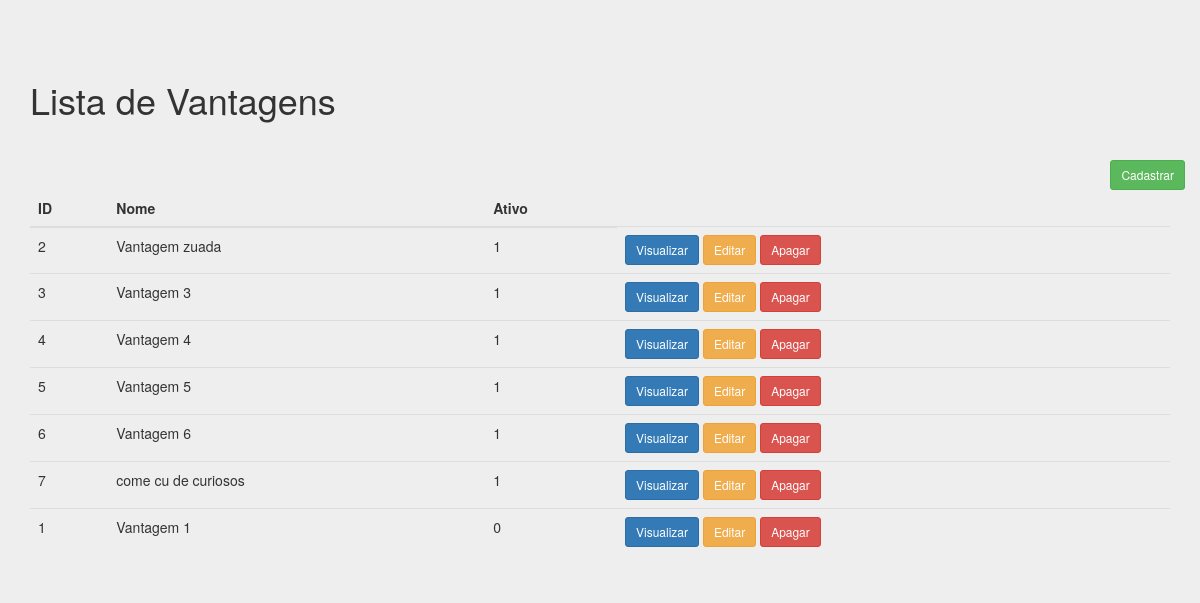
Screenshot of /adm/listar_vantagem.php with the database file from the repository.
### tables this page shows
CREATE TABLE `vantagens` (
  `id_vantagem` int(11) NOT NULL,
  `desc_vantagem` varchar(200) DEFAULT 'Vantagem',
  `flag_vantagem_ativo` int(11) DEFAULT '1',
  `id_clube` int(11) NOT NULL
);

### adm/listar_vantagem.php (the view, shortened to what this page needs)
<!DOCTYPE html>
<html lang="pt-br">
  <head>
    <link href="css/bootstrap.min.css" rel="stylesheet">
    <link href="css/signin.css" rel="stylesheet">
  </head>
<?php
	include_once("conexao.php");
	$resultado=mysqli_query($conectar,"SELECT * FROM vantagens ORDER BY flag_vantagem_ativo DESC");
?>
<div class="container theme-showcase" role="main">
  <div class="page-header">
	<h1>Lista de Vantagens</h1>
  </div>
  <div class="row espaco">
		<div class="pull-right">
			<a href="administrativo.php?link=32"><button type='button' class='btn btn-sm btn-success'>Cadastrar</button></a>
		</div>
	</div>
  <div class="row">
	<div class="col-md-12">
	  <table class="table">
		<thead>
		  <tr>
			<th>ID</th>
			<th>Nome</th>
			<th>Ativo</th>
		  </tr>
		</thead>
		<tbody>
			<?php
				while($linhas = mysqli_fetch_array($resultado)){
					echo "<tr>";
						echo "<td>".$linhas['id_vantagem']."</td>";
						echo "<td>".$linhas['desc_vantagem']."</td>";
						echo "<td>".$linhas['flag_vantagem_ativo']."</td>";
						?>
						<td>
						<a href='administrativo.php?link=33&id=<?php echo $linhas['id_vantagem']; ?>'><button type='button' class='btn btn-sm btn-primary'>Visualizar</button></a>
						<a href='administrativo.php?link=34&id=<?php echo $linhas['id_vantagem']; ?>'><button type='button' class='btn btn-sm btn-warning'>Editar</button></a>
						<a href='processa/proc_apagar_vantagem.php?id=<?php echo $linhas['id_vantagem']; ?>'><button type='button' class='btn btn-sm btn-danger'>Apagar</button></a>
						<?php
					echo "</tr>";
				}
			?>
		</tbody>
	  </table>
	</div>
	</div>
</div>

### rows the page displays
vantagens: id_vantagem "2", desc_vantagem "Vantagem zuada", flag_vantagem_ativo "1"
vantagens: id_vantagem "3", desc_vantagem "Vantagem 3", flag_vantagem_ativo "1"
vantagens: id_vantagem "4", desc_vantagem "Vantagem 4", flag_vantagem_ativo "1"
vantagens: id_vantagem "5", desc_vantagem "Vantagem 5", flag_vantagem_ativo "1"
vantagens: id_vantagem "6", desc_vantagem "Vantagem 6", flag_vantagem_ativo "1"
vantagens: id_vantagem "7", desc_vantagem "come cu de curiosos", flag_vantagem_ativo "1"
vantagens: id_vantagem "1", desc_vantagem "Vantagem 1", flag_vantagem_ativo "0"
